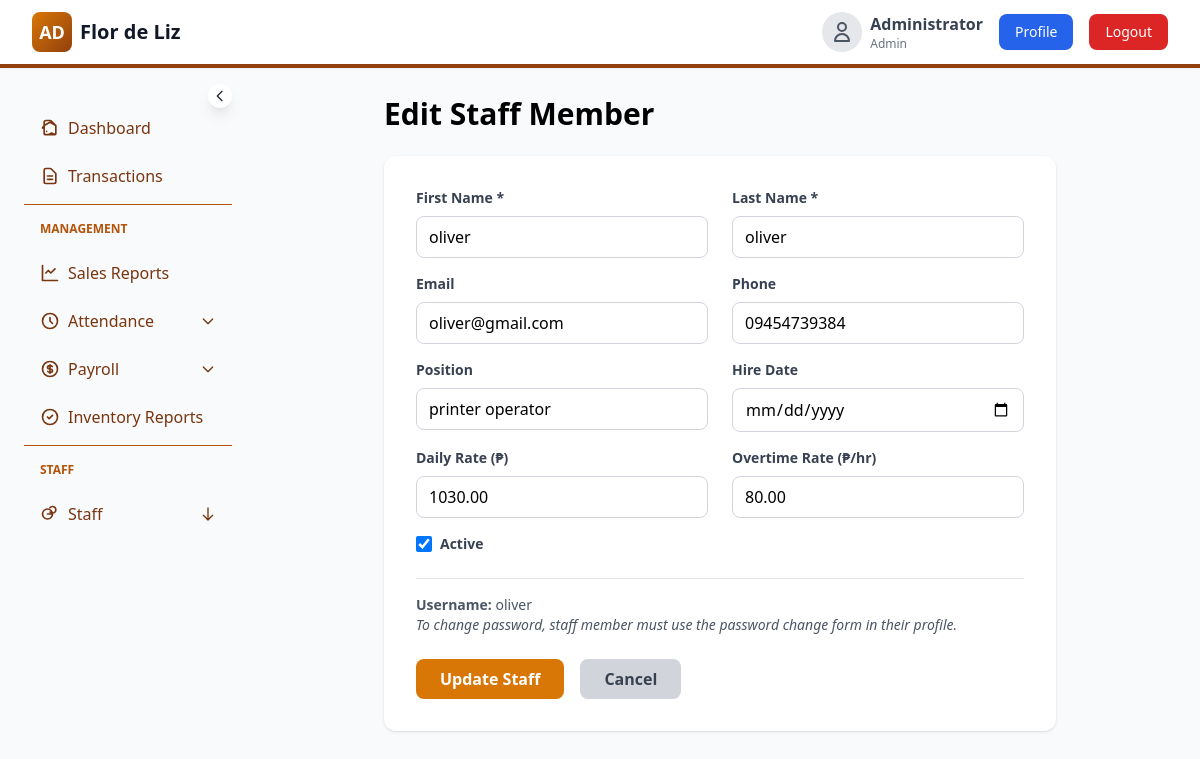
The app's page /admin/staff/edit.php?id=3 (signed in) with its own data.
### tables this page shows
CREATE TABLE `employees` (
  `id` int(11) NOT NULL,
  `user_id` int(11) DEFAULT NULL,
  `first_name` varchar(50) DEFAULT NULL,
  `last_name` varchar(50) DEFAULT NULL,
  `email` varchar(100) DEFAULT NULL,
  `phone` varchar(20) DEFAULT NULL,
  `position` varchar(100) DEFAULT NULL,
  `hire_date` date DEFAULT NULL,
  `daily_rate` decimal(10,2) DEFAULT 1730.00,
  `overtime_rate` decimal(10,2) DEFAULT 80.00,
  `is_active` tinyint(1) DEFAULT 1,
  `created_at` timestamp NOT NULL DEFAULT current_timestamp(),
  `updated_at` timestamp NOT NULL DEFAULT current_timestamp() ON UPDATE current_timestamp()
);

CREATE TABLE `users` (
  `id` int(11) NOT NULL,
  `username` varchar(50) NOT NULL,
  `password` varchar(255) NOT NULL,
  `email` varchar(100) DEFAULT NULL,
  `role` enum('staff','admin') NOT NULL,
  `full_name` varchar(100) DEFAULT NULL,
  `phone` varchar(20) DEFAULT NULL,
  `is_active` tinyint(1) DEFAULT 1,
  `created_at` timestamp NOT NULL DEFAULT current_timestamp(),
  `updated_at` timestamp NOT NULL DEFAULT current_timestamp() ON UPDATE current_timestamp()
);

### admin/staff/edit.php (the view, shortened to what this page needs)
<?php
$conn = require_once __DIR__ . '/../../config/database.php';
$id = $_GET['id'] ?? null;
$stmt = $conn->prepare("
    SELECT e.id, e.first_name, e.last_name, e.email, e.phone, e.position, e.hire_date,
           e.daily_rate, e.overtime_rate, e.is_active, u.username, u.id as user_id
    FROM employees e
    LEFT JOIN users u ON e.user_id = u.id
    WHERE e.id = ?
");
$stmt->bind_param('i', $id);
$stmt->execute();
$result = $stmt->get_result();
$employee = $result->fetch_assoc();
?>
<!DOCTYPE html>
<html lang="en">
<head>
    <script src="https://cdn.tailwindcss.com"></script>
</head>
<body class="bg-gray-50">
    <?php require_once __DIR__ . '/../../includes/sidebar_navigation.php'; ?>
    <div class="absolute w-full -ml-2 top-12">
        <div id="main-content" class="flex-1 px-4 sm:px-6 lg:px-8 py-12">
            <div class="max-w-2xl mx-auto">
                <h2 class="text-3xl font-bold mb-6">Edit Staff Member</h2>
                <div class="bg-white rounded-xl shadow p-8">
                    <form method="post">
                        <div class="grid grid-cols-2 gap-6 mb-4">
                            <div>
                                <label class="block text-sm font-semibold text-gray-700 mb-2">First Name *</label>
                                <input type="text" name="first_name" value="<?php echo htmlspecialchars($employee['first_name']); ?>" required class="w-full px-3 py-2 border border-gray-300 rounded-lg focus:outline-none focus:ring-2 focus:ring-amber-500">
                            </div>
                            <div>
                                <label class="block text-sm font-semibold text-gray-700 mb-2">Last Name *</label>
                                <input type="text" name="last_name" value="<?php echo htmlspecialchars($employee['last_name']); ?>" required class="w-full px-3 py-2 border border-gray-300 rounded-lg focus:outline-none focus:ring-2 focus:ring-amber-500">
                            </div>
                        </div>
                        <div class="grid grid-cols-2 gap-6 mb-4">
                            <div>
                                <label class="block text-sm font-semibold text-gray-700 mb-2">Email</label>
                                <input type="email" name="email" value="<?php echo htmlspecialchars($employee['email'] ?? ''); ?>" class="w-full px-3 py-2 border border-gray-300 rounded-lg focus:outline-none focus:ring-2 focus:ring-amber-500">
                            </div>
                            <div>
                                <label class="block text-sm font-semibold text-gray-700 mb-2">Phone</label>
                                <input type="tel" name="phone" value="<?php echo htmlspecialchars($employee['phone'] ?? ''); ?>" class="w-full px-3 py-2 border border-gray-300 rounded-lg focus:outline-none focus:ring-2 focus:ring-amber-500">
                            </div>
                        </div>
                        <div class="grid grid-cols-2 gap-6 mb-4">
                            <div>
                                <label class="block text-sm font-semibold text-gray-700 mb-2">Position</label>
                                <input type="text" name="position" value="<?php echo htmlspecialchars($employee['position'] ?? ''); ?>" class="w-full px-3 py-2 border border-gray-300 rounded-lg focus:outline-none focus:ring-2 focus:ring-amber-500" placeholder="e.g., Printer, Operator">
                            </div>
                            <div>
                                <label class="block text-sm font-semibold text-gray-700 mb-2">Hire Date</label>
                                <input type="date" name="hire_date" value="<?php echo htmlspecialchars($employee['hire_date'] ?? ''); ?>" class="w-full px-3 py-2 border border-gray-300 rounded-lg focus:outline-none focus:ring-2 focus:ring-amber-500">
                            </div>
                        </div>
                        <div class="grid grid-cols-2 gap-6 mb-4">
                            <div>
                                <label class="block text-sm font-semibold text-gray-700 mb-2">Daily Rate (₱)</label>
                                <input type="number" name="daily_rate" value="<?php echo htmlspecialchars($employee['daily_rate']); ?>" step="0.01" min="0" required class="w-full px-3 py-2 border border-gray-300 rounded-lg focus:outline-none focus:ring-2 focus:ring-amber-500">
                            </div>
                            <div>
                                <label class="block text-sm font-semibold text-gray-700 mb-2">Overtime Rate (₱/hr)</label>
                                <input type="number" name="overtime_rate" value="<?php echo htmlspecialchars($employee['overtime_rate']); ?>" step="0.01" min="0" required class="w-full px-3 py-2 border border-gray-300 rounded-lg focus:outline-none focus:ring-2 focus:ring-amber-500">
                            </div>
                        </div>
                        <div class="mb-6">
                            <label class="flex items-center">
                                <input type="checkbox" name="is_active" <?php echo $employee['is_active'] ? 'checked' : ''; ?> class="w-4 h-4 text-amber-600">
                                <span class="ml-2 text-sm font-semibold text-gray-700">Active</span>
                            </label>
                        </div>
                        <div class="border-t pt-4">
                            <p class="text-sm text-gray-600 mb-4">
                                <strong>Username:</strong> <?php echo htmlspecialchars($employee['username']); ?><br>
                                <em>To change password, staff member must use the password change form in their profile.</em>
                            </p>
                        </div>
                        <div class="flex gap-4 mt-6">
                            <button type="submit" class="px-6 py-2 bg-amber-600 text-white rounded-lg hover:bg-amber-700 font-semibold">Update Staff</button>
                            <a href="view.php" class="px-6 py-2 bg-gray-300 text-gray-700 rounded-lg hover:bg-gray-400 font-semibold">Cancel</a>
                        </div>
                    </form>
                </div>
            </div>
        </div>
    </div>
</body>
</html>

### includes/sidebar_navigation.php (style rules this page uses)
html, body { overflow-x: hidden; }
@media (min-width: 768px) { #main-content { margin-left: 16rem; transition: margin-left .25s ease; } }

### records on screen
employees: first_name "oliver", last_name "oliver", email "oliver@gmail.com", phone "09454739384", position "printer operator", daily_rate "1030.00", overtime_rate "80.00", is_active "☑", user.username "oliver"

### other values on screen
$full_name "Administrator"
$role "Admin"
